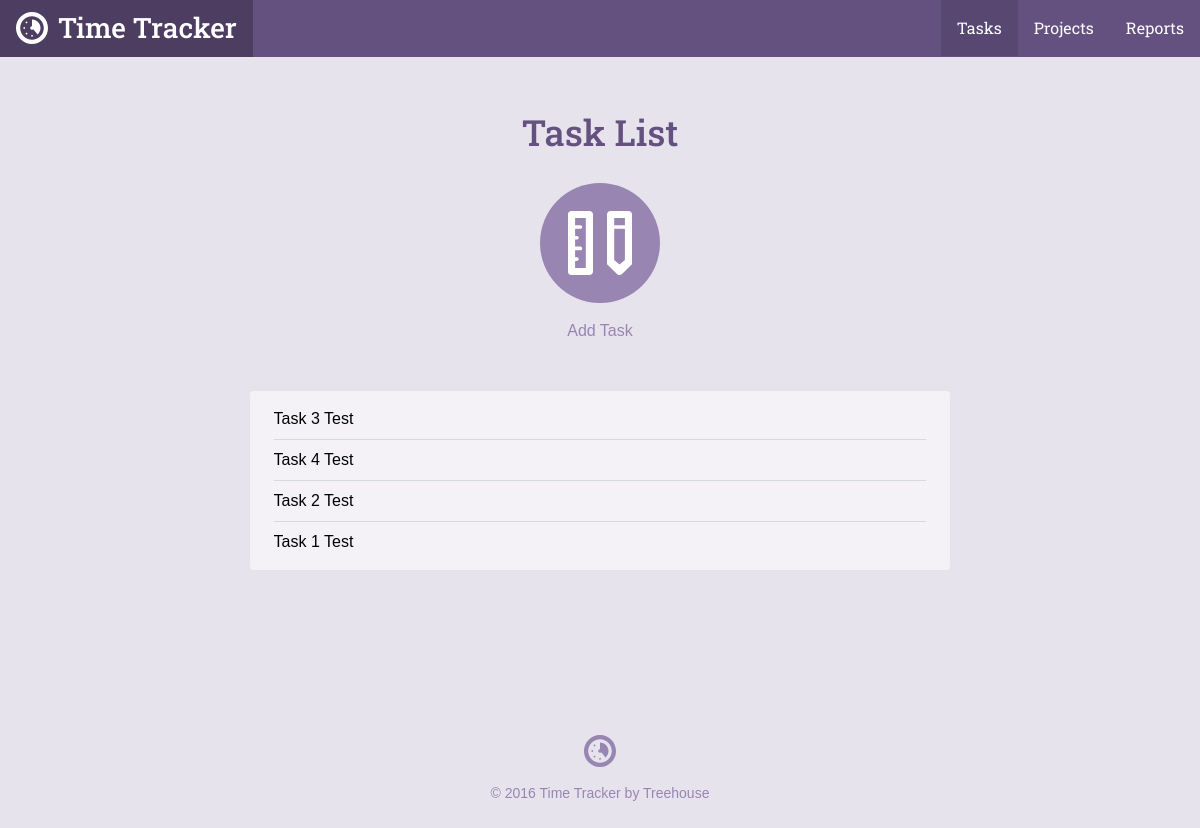
Before: /task_list.php with the older database file.
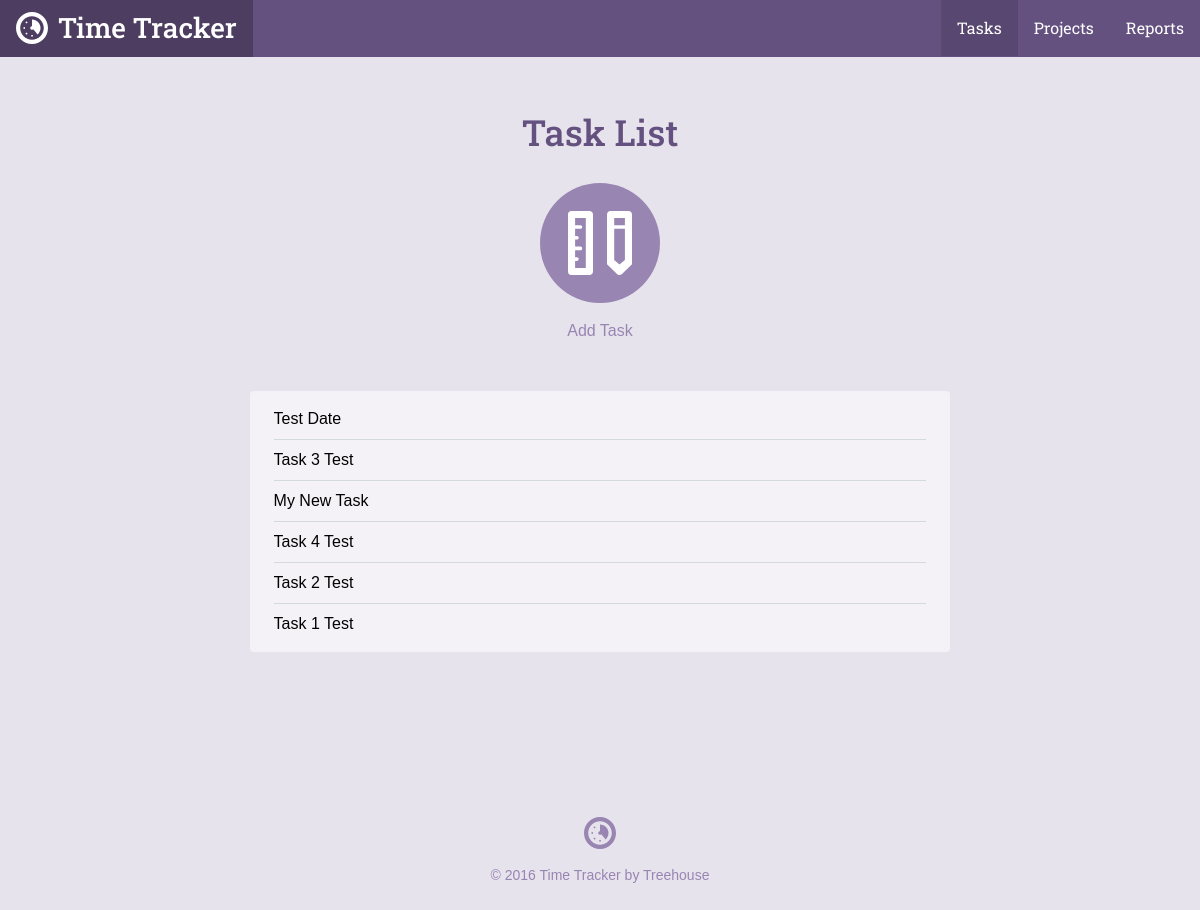
After: the same page with the newer database file.
### tables this page shows
CREATE TABLE `tasks` (
	`task_id`	INTEGER PRIMARY KEY AUTOINCREMENT,
	`project_id`	INTEGER,
	`title`	TEXT,
	`date`	INTEGER NOT NULL,
	`time`	TEXT NOT NULL
);

### inc/functions.php (called while the page is built, shortened)
<?php
function get_task_list($filter = null) {
    include 'connection.php';
    $sql = 'SELECT tasks.*, projects.title as project FROM tasks'
        . ' JOIN projects ON tasks.project_id = projects.project_id';
    $orderBy = ' ORDER BY date DESC';
    try {
        $results = $db->prepare($sql . $orderBy);
        $results->execute();
    } catch (Exception $e) {
        echo "Error!: " . $e->getMessage() . "<br />";
        return array();
    }
    return $results->fetchAll(PDO::FETCH_ASSOC);
}

### task_list.php (the view, shortened to what this page needs)
<?php
require 'inc/functions.php';
include 'inc/header.php';
?>
<div class="section catalog random">
    <div class="col-container page-container">
        <div class="col col-70-md col-60-lg col-center">
            <h1 class="actions-header">Task List</h1>
            <div class="actions-item">
                <a class="actions-link" href="task.php">
                    <span class="actions-icon">
                        <svg viewbox="0 0 64 64"><use xlink:href="#task_icon"></use></svg>
                    </span>
                Add Task</a>
            </div>
            <div class="form-container">
              <ul class="items">
                  <?php
                    foreach (get_task_list() as $item) {
                        echo "<li>" . $item['title'] . "</li>";
                    }
                    ?>
              </ul>
            </div>
        </div>
    </div>
</div>
<?php include("inc/footer.php"); ?>

Changed rows visible on the page:
added tasks: title "Test Date"
added tasks: title "My New Task"
